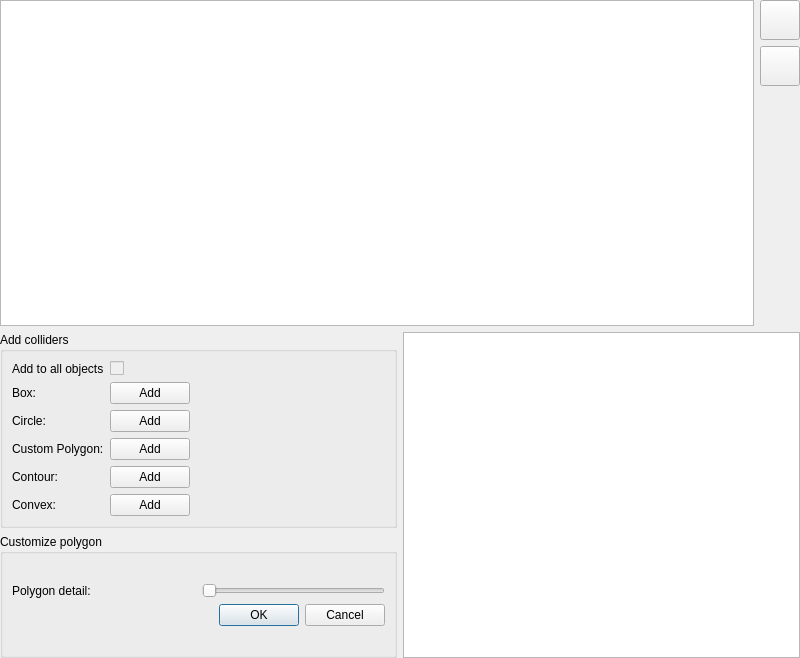
<?xml version="1.0" encoding="UTF-8"?>
<ui version="4.0">
 <class>ColliderWidget</class>
 <widget class="QWidget" name="ColliderWidget">
  <property name="geometry">
   <rect>
    <x>0</x>
    <y>0</y>
    <width>800</width>
    <height>658</height>
   </rect>
  </property>
  <property name="windowTitle">
   <string>Form</string>
  </property>
  <layout class="QVBoxLayout" name="verticalLayout_8">
   <property name="leftMargin">
    <number>0</number>
   </property>
   <property name="topMargin">
    <number>0</number>
   </property>
   <property name="rightMargin">
    <number>0</number>
   </property>
   <property name="bottomMargin">
    <number>0</number>
   </property>
   <item>
    <layout class="QHBoxLayout" name="horizontalLayout_4">
     <item>
      <widget class="QGraphicsView" name="graphicsView"/>
     </item>
     <item>
      <layout class="QVBoxLayout" name="layout_toolbar">
       <item>
        <layout class="QVBoxLayout" name="layout_transforms">
         <item>
          <widget class="QPushButton" name="btn_select">
           <property name="minimumSize">
            <size>
             <width>40</width>
             <height>40</height>
            </size>
           </property>
           <property name="maximumSize">
            <size>
             <width>40</width>
             <height>40</height>
            </size>
           </property>
           <property name="text">
            <string/>
           </property>
           <property name="icon">
            <iconset resource="../../images.qrc">
             <normaloff>:/icons/actionmove</normaloff>:/icons/actionmove</iconset>
           </property>
           <property name="iconSize">
            <size>
             <width>30</width>
             <height>30</height>
            </size>
           </property>
           <property name="checkable">
            <bool>true</bool>
           </property>
           <property name="autoExclusive">
            <bool>true</bool>
           </property>
           <property name="default">
            <bool>false</bool>
           </property>
          </widget>
         </item>
         <item>
          <widget class="QPushButton" name="btn_scale">
           <property name="minimumSize">
            <size>
             <width>40</width>
             <height>40</height>
            </size>
           </property>
           <property name="maximumSize">
            <size>
             <width>40</width>
             <height>40</height>
            </size>
           </property>
           <property name="text">
            <string/>
           </property>
           <property name="icon">
            <iconset resource="../../images.qrc">
             <normaloff>:/icons/actionscale</normaloff>:/icons/actionscale</iconset>
           </property>
           <property name="iconSize">
            <size>
             <width>30</width>
             <height>30</height>
            </size>
           </property>
           <property name="checkable">
            <bool>true</bool>
           </property>
           <property name="autoExclusive">
            <bool>true</bool>
           </property>
          </widget>
         </item>
         <item>
          <spacer name="verticalSpacer">
           <property name="orientation">
            <enum>Qt::Vertical</enum>
           </property>
           <property name="sizeHint" stdset="0">
            <size>
             <width>20</width>
             <height>40</height>
            </size>
           </property>
          </spacer>
         </item>
        </layout>
       </item>
      </layout>
     </item>
    </layout>
   </item>
   <item>
    <layout class="QHBoxLayout" name="horizontalLayout">
     <item>
      <layout class="QVBoxLayout" name="verticalLayout_7">
       <item>
        <widget class="QGroupBox" name="groupBox">
         <property name="autoFillBackground">
          <bool>true</bool>
         </property>
         <property name="title">
          <string>Add colliders</string>
         </property>
         <property name="flat">
          <bool>true</bool>
         </property>
         <property name="checkable">
          <bool>false</bool>
         </property>
         <layout class="QFormLayout" name="formLayout">
          <property name="fieldGrowthPolicy">
           <enum>QFormLayout::AllNonFixedFieldsGrow</enum>
          </property>
          <item row="0" column="0">
           <widget class="QLabel" name="label_addToAll">
            <property name="text">
             <string>Add to all objects</string>
            </property>
           </widget>
          </item>
          <item row="1" column="0">
           <widget class="QLabel" name="label_2">
            <property name="text">
             <string>Box:</string>
            </property>
           </widget>
          </item>
          <item row="1" column="1">
           <widget class="QPushButton" name="btn_box">
            <property name="sizePolicy">
             <sizepolicy hsizetype="Fixed" vsizetype="Fixed">
              <horstretch>0</horstretch>
              <verstretch>0</verstretch>
             </sizepolicy>
            </property>
            <property name="text">
             <string>Add</string>
            </property>
           </widget>
          </item>
          <item row="2" column="0">
           <widget class="QLabel" name="label_3">
            <property name="text">
             <string>Circle:</string>
            </property>
           </widget>
          </item>
          <item row="2" column="1">
           <widget class="QPushButton" name="btn_circle">
            <property name="sizePolicy">
             <sizepolicy hsizetype="Fixed" vsizetype="Fixed">
              <horstretch>0</horstretch>
              <verstretch>0</verstretch>
             </sizepolicy>
            </property>
            <property name="text">
             <string>Add</string>
            </property>
           </widget>
          </item>
          <item row="3" column="0">
           <widget class="QLabel" name="label_6">
            <property name="text">
             <string>Custom Polygon:</string>
            </property>
           </widget>
          </item>
          <item row="3" column="1">
           <widget class="QPushButton" name="btn_mesh">
            <property name="sizePolicy">
             <sizepolicy hsizetype="Fixed" vsizetype="Fixed">
              <horstretch>0</horstretch>
              <verstretch>0</verstretch>
             </sizepolicy>
            </property>
            <property name="text">
             <string>Add</string>
            </property>
           </widget>
          </item>
          <item row="4" column="0">
           <widget class="QLabel" name="label_5">
            <property name="text">
             <string>Contour:</string>
            </property>
           </widget>
          </item>
          <item row="4" column="1">
           <widget class="QPushButton" name="btn_contour">
            <property name="sizePolicy">
             <sizepolicy hsizetype="Fixed" vsizetype="Fixed">
              <horstretch>0</horstretch>
              <verstretch>0</verstretch>
             </sizepolicy>
            </property>
            <property name="text">
             <string>Add</string>
            </property>
           </widget>
          </item>
          <item row="5" column="0">
           <widget class="QLabel" name="label_7">
            <property name="text">
             <string>Convex:</string>
            </property>
           </widget>
          </item>
          <item row="5" column="1">
           <widget class="QPushButton" name="btn_convex">
            <property name="sizePolicy">
             <sizepolicy hsizetype="Fixed" vsizetype="Fixed">
              <horstretch>0</horstretch>
              <verstretch>0</verstretch>
             </sizepolicy>
            </property>
            <property name="text">
             <string>Add</string>
            </property>
           </widget>
          </item>
          <item row="0" column="1">
           <widget class="QCheckBox" name="checkBox_addToAll">
            <property name="enabled">
             <bool>false</bool>
            </property>
            <property name="text">
             <string/>
            </property>
           </widget>
          </item>
         </layout>
        </widget>
       </item>
       <item>
        <widget class="QGroupBox" name="group_meshdetail">
         <property name="title">
          <string>Customize polygon</string>
         </property>
         <layout class="QVBoxLayout" name="verticalLayout_4">
          <item>
           <layout class="QVBoxLayout" name="verticalLayout">
            <item>
             <layout class="QHBoxLayout" name="horizontalLayout_5">
              <item>
               <widget class="QLabel" name="label_4">
                <property name="text">
                 <string>Polygon detail:</string>
                </property>
               </widget>
              </item>
              <item>
               <widget class="QSlider" name="slider_meshdetail">
                <property name="sizePolicy">
                 <sizepolicy hsizetype="Minimum" vsizetype="Fixed">
                  <horstretch>0</horstretch>
                  <verstretch>0</verstretch>
                 </sizepolicy>
                </property>
                <property name="maximum">
                 <number>20</number>
                </property>
                <property name="orientation">
                 <enum>Qt::Horizontal</enum>
                </property>
               </widget>
              </item>
             </layout>
            </item>
            <item>
             <widget class="QDialogButtonBox" name="btngroup_applymeshdetail">
              <property name="standardButtons">
               <set>QDialogButtonBox::Cancel|QDialogButtonBox::Ok</set>
              </property>
             </widget>
            </item>
           </layout>
          </item>
         </layout>
        </widget>
       </item>
      </layout>
     </item>
     <item>
      <widget class="QTreeView" name="treeView_collider_prop"/>
     </item>
    </layout>
   </item>
  </layout>
 </widget>
 <resources>
  <include location="../../images.qrc"/>
 </resources>
 <connections/>
</ui>
